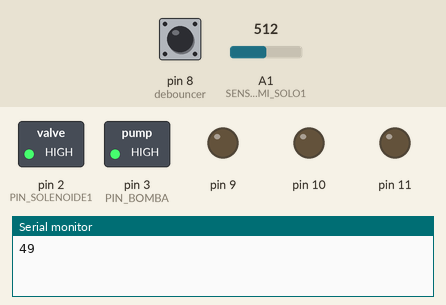
Recording of a sketch running on a simulated Arduino Uno, built with avr-gcc and run on an emulated ATmega328P. On the bench: switched loads named in the sketch (green lamp = pin HIGH), output pins drawn as LEDs (lit = HIGH), the last lines printed to the serial monitor. The test bench sets the inputs (shaded band); at power-on: A1 (SENSOR_UMI_SOLO1) = 512, pin 8 (debouncer) HIGH. Pins used as bus, display or sensor lines are not drawn.

Above: at 3.8 s.
3.9 s: A1 (SENSOR_UMI_SOLO1) set to 657
7.3 s: A1 (SENSOR_UMI_SOLO1) set to 683
At 11.6 s:
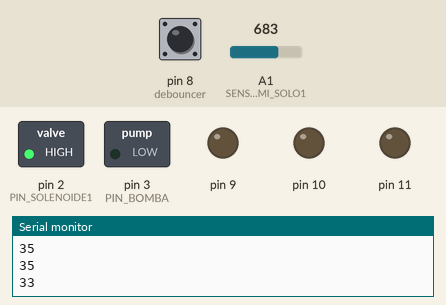
Timing chart, 0 to 13.1 s (numbered marks = the images above; inputs shaded):
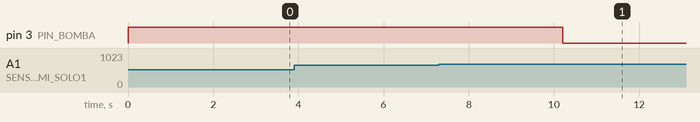

Measured:
- the behaviour switches between 664 and 665 on A1 (SENSOR_UMI_SOLO1) (found by bisection; images 0 and 1)
- after the input at 7.3 s, pin 3 (PIN_BOMBA): HIGH → LOW after 2.9 s

The sketch:

smart_seedling.ino
```cpp
#include <Bounce2.h>
#include "rele.cpp";
#include "sensor_umi_solo.cpp";

#define PIN_SOLENOIDE1 2 // Solenoide da caixa
#define NIVEL_LOGICO_RELE_SOLENOIDE1 LOW

#define PIN_BOMBA 3 // Solenoide da bomba
#define NIVEL_LOGICO_RELE_BOMBA LOW

#define SENSOR_UMI_SOLO1 A1

#define SMS_VCC 7
#define SMS_GND 6

#define VALOR_SOLO_SECO 35

Rele solenoide_caixa(PIN_SOLENOIDE1, NIVEL_LOGICO_RELE_SOLENOIDE1);
Rele bomba(PIN_BOMBA, NIVEL_LOGICO_RELE_BOMBA);

Solo solo1(SENSOR_UMI_SOLO1, SMS_VCC, SMS_GND);

Solo sensores_solo[] = { solo1 };

#define QUANT_SENSORES_SOLO 1

#define TEMPO_ENCHARCAMENTO 3000
#define TEMPO_DRENAGEM 3000

Bounce debouncer = Bounce();

int lerSensores(int);
boolean verificarBoia();

void setup() {
  pinMode(SMS_VCC, OUTPUT);
  pinMode(SMS_GND, OUTPUT);
  pinMode(SENSOR_UMI_SOLO1, INPUT);
  pinMode(PIN_SOLENOIDE1, OUTPUT);
  pinMode(PIN_BOMBA, OUTPUT);
  pinMode(9, OUTPUT);
  pinMode(10, OUTPUT);
  pinMode(11, OUTPUT);
  pinMode(8, INPUT_PULLUP); // Configura pino 8 como entrada e habilita pull up interno;
  debouncer.attach(8); // Informa que o tratamento de debouce será feito no pino 8;
  debouncer.interval(10); // Seta o intervalo de trepidação;
  Serial.begin(9600);
}

void loop() {

  solenoide_caixa.desligar();
  bomba.desligar();

  int valor = lerSensores(QUANT_SENSORES_SOLO);
  Serial.println(valor);

  if (valor < VALOR_SOLO_SECO) {
    solenoide_caixa.desligar();
    bomba.ligar();
    boolean boia = false;
    while (boia == false) {
       boia = verificarBoia();
       delay(100);
    }
    bomba.desligar();
    delay(TEMPO_ENCHARCAMENTO);
    solenoide_caixa.ligar();
    delay(TEMPO_DRENAGEM);
  }

  delay(50);
}

boolean verificarBoia() {
  debouncer.update();
  int valor = debouncer.read();
  if (valor == HIGH) {
    return false;
  }
  else {
    return true;
  }
}

int lerSensores(int quant_sensores) {
  int soma = 0;
  for (int i = 0; i < quant_sensores; i++) {
    soma += sensores_solo[i].ler();
  }
  return soma / quant_sensores;
}
```

rele.cpp
```cpp
#include <Arduino.h>

class Rele { // Objeto rele
  private:
    unsigned char pin; // Guarda o pino em que o rele estará conectado
    unsigned char acionamento; // Guarda a forma de acionaemnto do rele (HIGH/LOW)
    volatile unsigned char estado; // Guarda o estado atual do rele (HIGH/LOW)
  public:
    Rele(const unsigned char pin, const unsigned char acionamento) { // Construtor, Método iniciado quando se cria a variável (Objeto)
      this->pin = pin; // Setando variável pin
      this->acionamento = acionamento; // Setando variável acionamento
      this->desligar(); // Aqui desligamos o rele para evitar problemas
    }
    void ligar() { // Ligando rele
      this->estado = this->acionamento; // Modificando o valor da variável "estado"
      digitalWrite(this->pin, this->estado);
    }
    void desligar() { // Desligando rele
      this->estado = !(this->acionamento); // Modificando o valor da variável "estado", aqui pegamos o inverso de acionamento
      digitalWrite(this->pin, this->estado);
    }
};
```

sensor_umi_solo.cpp
```cpp
#include <Arduino.h>

class Solo { // Objeto Sensor de Umidade do Solo
  private:
    unsigned char pin; // Guarda o pino em que o Sensor estará conectado (Usar entradas analógicas)
    unsigned char vcc;
    unsigned char gnd;
    unsigned char valor;
   public:
    Solo(const unsigned char pin, unsigned char vcc, unsigned char gnd) { // Construtor, Método iniciado quando se cria a variável (Objeto)
      this->pin = pin; // Setando variável pin
      this->vcc = vcc;
      this->gnd = gnd;
    }
    int ler() {
      int anaValue;
      digitalWrite(this->vcc, LOW);
      digitalWrite(this->gnd, HIGH);
      delay(1000);
      anaValue = analogRead(this->pin); // Lendo valor analógico da porta setada no construtor
      digitalWrite(this->vcc, HIGH);
      digitalWrite(this->gnd, LOW);
      delay(1000);
      digitalWrite(this->vcc, LOW);
      anaValue = map(anaValue, 1023, 0, 0, 100);
      this->valor = anaValue;
      return anaValue;
    }
    unsigned char getValor() {
      return this->valor;
    }
};
```
